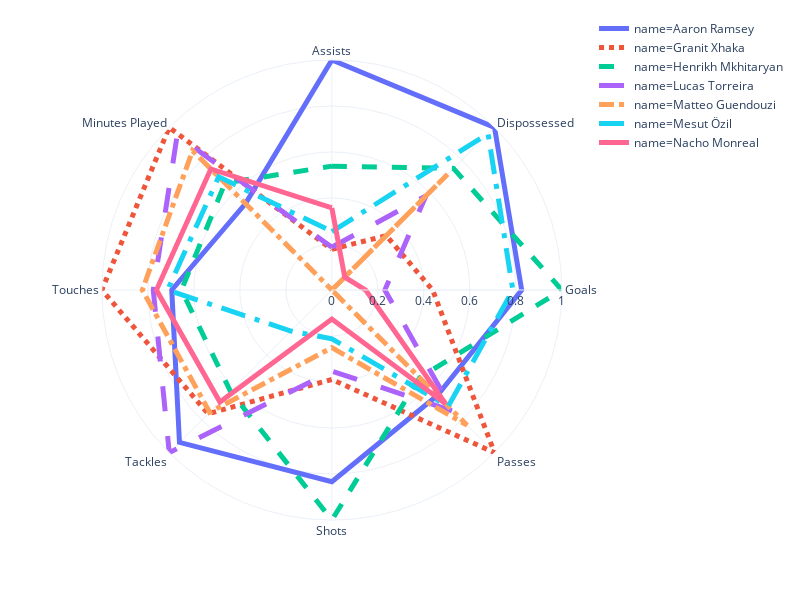

Notebook code for this chart:
### Code cell
fig = px.line_polar(mf, r='value', theta='kpi', color='name', line_dash='name',
                    line_close=True, template="plotly_white",
                    width=800) # , color_discrete_sequence= px.colors.sequential.Plasma[-3::-1])

fig.update_traces(mode='lines', line_width=5)
fig.update_layout(legend=dict(x=1, y=1.1))
fig.show()

### Figure 1 — Plotly figure (JSON) as saved in the notebook; plotly's stock layout.template omitted (floating-point values rounded to 4 significant figures)
{"data": [{"hoverlabel": {"namelength": 0}, "hovertemplate": "name=Aaron Ramsey<br>value=%{r}<br>kpi=%{theta}", "legendgroup": "name=Aaron Ramsey", "line": {"color": "#636efa", "dash": "solid", "width": 5}, "mode": "lines", "name": "name=Aaron Ramsey", "r": [1, 1, 0.8253, 0.6485, 0.8337, 0.937, 0.6961, 0.531, 1], "showlegend": true, "subplot": "polar", "theta": ["Assists", "Dispossessed", "Goals", "Passes", "Shots", "Tackles", "Touches", "Minutes Played", "Assists"], "type": "scatterpolar"}, {"hoverlabel": {"namelength": 0}, "hovertemplate": "name=Granit Xhaka<br>value=%{r}<br>kpi=%{theta}", "legendgroup": "name=Granit Xhaka", "line": {"color": "#EF553B", "dash": "dot", "width": 5}, "mode": "lines", "name": "name=Granit Xhaka", "r": [0.177, 0.3343, 0.4382, 1, 0.389, 0.761, 1, 1, 0.177], "showlegend": true, "subplot": "polar", "theta": ["Assists", "Dispossessed", "Goals", "Passes", "Shots", "Tackles", "Touches", "Minutes Played", "Assists"], "type": "scatterpolar"}, {"hoverlabel": {"namelength": 0}, "hovertemplate": "name=Henrikh Mkhitaryan<br>value=%{r}<br>kpi=%{theta}", "legendgroup": "name=Henrikh Mkhitaryan", "line": {"color": "#00cc96", "dash": "dash", "width": 5}, "mode": "lines", "name": "name=Henrikh Mkhitaryan", "r": [0.5385, 0.7479, 1, 0.5394, 1, 0.6234, 0.6541, 0.6573, 0.5385], "showlegend": true, "subplot": "polar", "theta": ["Assists", "Dispossessed", "Goals", "Passes", "Shots", "Tackles", "Touches", "Minutes Played", "Assists"], "type": "scatterpolar"}, {"hoverlabel": {"namelength": 0}, "hovertemplate": "name=Lucas Torreira<br>value=%{r}<br>kpi=%{theta}", "legendgroup": "name=Lucas Torreira", "line": {"color": "#ab63fa", "dash": "longdash", "width": 5}, "mode": "lines", "name": "name=Lucas Torreira", "r": [0.1861, 0.5789, 0.2303, 0.7446, 0.3526, 1, 0.7764, 0.9512, 0.1861], "showlegend": true, "subplot": "polar", "theta": ["Assists", "Dispossessed", "Goals", "Passes", "Shots", "Tackles", "Touches", "Minutes Played", "Assists"], "type": "scatterpolar"}, {"hoverlabel": {"namelength": 0}, "hovertemplate": "name=Matteo Guendouzi<br>value=%{r}<br>kpi=%{theta}", "legendgroup": "name=Matteo Guendouzi", "line": {"color": "#FFA15A", "dash": "dashdot", "width": 5}, "mode": "lines", "name": "name=Matteo Guendouzi", "r": [0, 0.7118, 0, 0.8311, 0.2506, 0.7518, 0.8241, 0.8565, 0], "showlegend": true, "subplot": "polar", "theta": ["Assists", "Dispossessed", "Goals", "Passes", "Shots", "Tackles", "Touches", "Minutes Played", "Assists"], "type": "scatterpolar"}, {"hoverlabel": {"namelength": 0}, "hovertemplate": "name=Mesut Özil<br>value=%{r}<br>kpi=%{theta}", "legendgroup": "name=Mesut Özil", "line": {"color": "#19d3f3", "dash": "longdashdot", "width": 5}, "mode": "lines", "name": "name=Mesut Özil", "r": [0.2543, 0.9605, 0.7869, 0.7154, 0.212, 0.2523, 0.7141, 0.6961, 0.2543], "showlegend": true, "subplot": "polar", "theta": ["Assists", "Dispossessed", "Goals", "Passes", "Shots", "Tackles", "Touches", "Minutes Played", "Assists"], "type": "scatterpolar"}, {"hoverlabel": {"namelength": 0}, "hovertemplate": "name=Nacho Monreal<br>value=%{r}<br>kpi=%{theta}", "legendgroup": "name=Nacho Monreal", "line": {"color": "#FF6692", "dash": "solid", "width": 5}, "mode": "lines", "name": "name=Nacho Monreal", "r": [0.3568, 0.07929, 0.1472, 0.6992, 0.1262, 0.6883, 0.7627, 0.7441, 0.3568], "showlegend": true, "subplot": "polar", "theta": ["Assists", "Dispossessed", "Goals", "Passes", "Shots", "Tackles", "Touches", "Minutes Played", "Assists"], "type": "scatterpolar"}], "layout": {"height": 600, "legend": {"tracegroupgap": 0, "x": 1, "y": 1.1}, "margin": {"t": 60}, "polar": {"angularaxis": {"direction": "clockwise", "rotation": 90}, "domain": {"x": [0, 0.98], "y": [0, 1]}}, "width": 800}}
